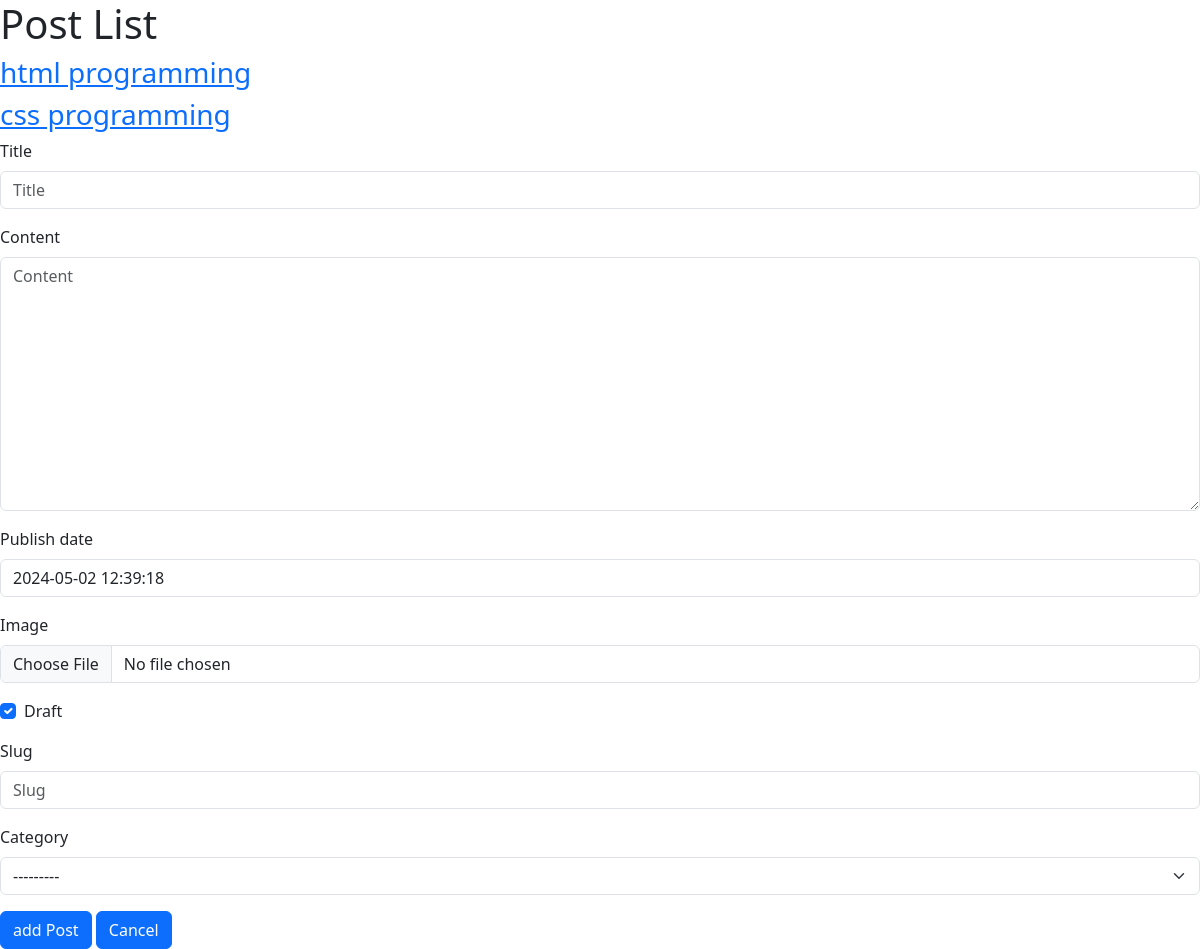
The page /blog/ on the database as committed earlier.
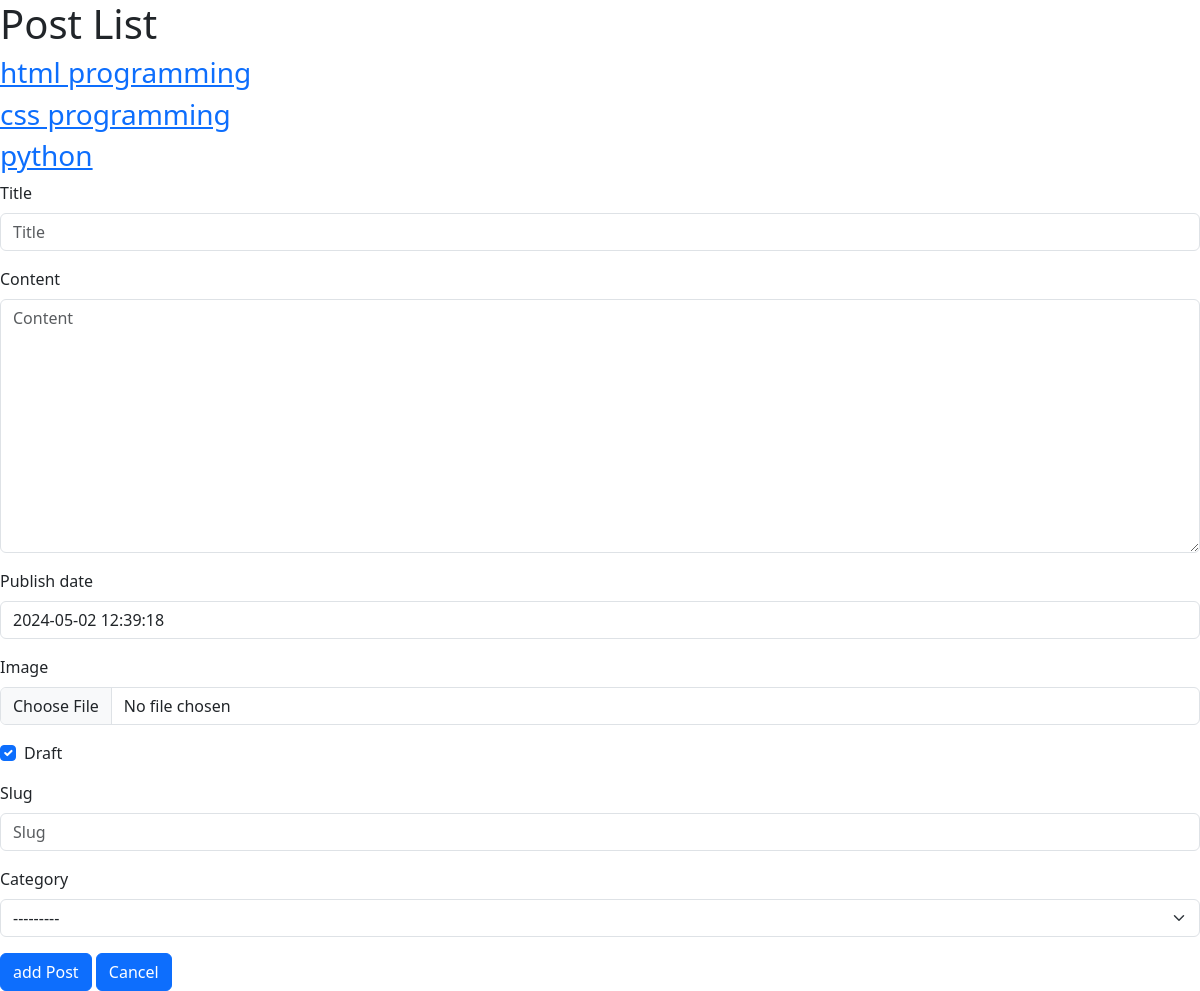
The same page on the database as committed later.
### blog/models.py (models this page shows, shortened)
class Post(models.Model):
    user=models.ForeignKey(User,related_name='post_user',on_delete=models.SET_NULL,null=True,blank=True)
    title=models.CharField(max_length=120,verbose_name=_('title'))
    content=models.TextField(max_length=2000)
    publish_date=models.DateTimeField(default=timezone.now)
    image=models.ImageField(upload_to='photo_post')
    tags = TaggableManager()
    draft=models.BooleanField(default=True)
    slug=models.SlugField(null=True,blank=True)
    category=models.ForeignKey('Category',related_name='post_category',on_delete=models.SET_NULL,null=True,blank=True)
    def __str__(self):
        return self.title

### blog/views.py (the view)
# urls.py: path('',post_list),
def post_list(request):
    posts=Post.objects.all()
    if request.method == 'POST':
        form=PostForm(request.POST,request.FILES)
        if form.is_valid():
            myform=form.save(commit=False)
            myform.user=request.user
            form.save()
            return redirect('/blog/')
    else:
        form=PostForm()
    context={
        'posts':posts,
        'form':form,
    }
    return render(request,'blog/post_list.html',context)

### blog/forms.py
class PostForm(forms.ModelForm):
    class Meta:
        model=Post
        exclude=('user',)

### blog/models.py (called while the page is built)
    def __str__(self):
        return self.name

### blog/templates/blog/post_list.html (shortened to what this page needs)
{% load django_bootstrap5 %}
<!doctype html>
<html lang="en">
  <head>
    <link href="https://cdn.jsdelivr.net/npm/bootstrap@5.3.3/dist/css/bootstrap.min.css" rel="stylesheet">
  </head>
  <body>
    <h1>Post  List </h1>
    {% for post in posts %}
    <h3>
        <a href="/blog/{{post.slug}}">{{post}}</a>
    </h3>
    {% endfor %}
    <form action="" method="post" enctype="multipart/form-data">
      {% bootstrap_form form %}
      {% bootstrap_button button_type="submit" content=" add Post" %}
      {% bootstrap_button button_type="reset" content="Cancel" %}
    </form>
  </body>
</html>

Rows that differ between the two databases and show on the page:
added Post: title "python"
